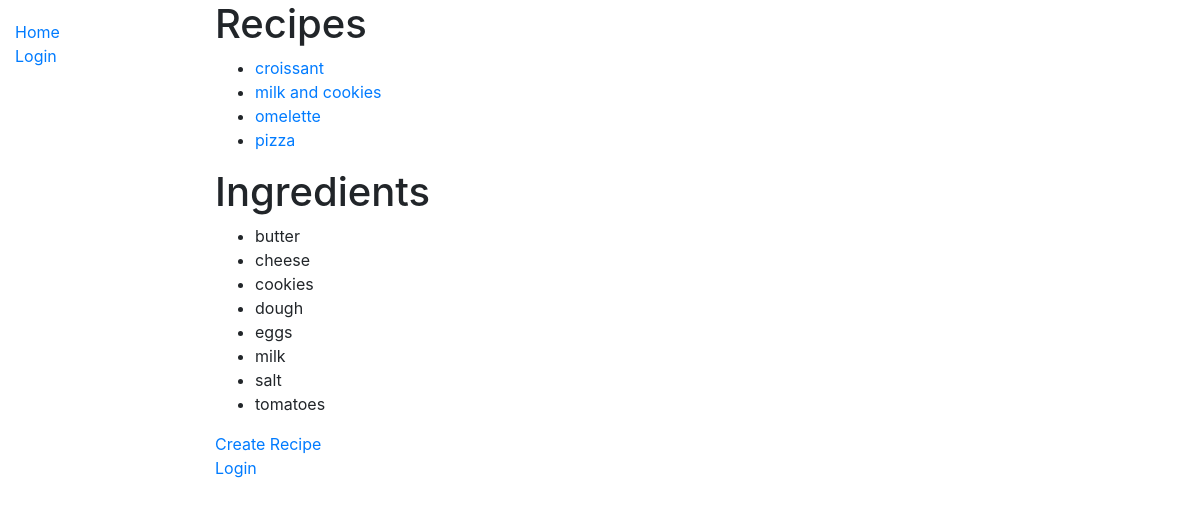
The page / on the database its author committed.
### recipes/models.py (models this page shows, shortened)
class Recipe(models.Model):
	name = models.CharField(max_length=50, unique=True)
	likes = models.IntegerField(default=0)
	cuisine = models.CharField(max_length=50, default='world')
	slug = models.SlugField(unique=True)
	ingredients = models.ManyToManyField(
		Ingredient,
		through='RecipeItem',
		related_name='recipes')
	users = models.ManyToManyField(
		User,
		through='UserRecipe',
		related_name='recipes',
		blank=True)
	class Meta:
		ordering = ('name',)

class Ingredient(models.Model):
	SPRING = 'SP'
	SUMMER = 'SU'
	FALL = 'FA'
	WINTER = 'WI'
	ALL_SEASONS = 'AS'
	SEASONALITY_CHOICES = [
		(SPRING, 'Spring'),
		(SUMMER, 'Summer'),
		(FALL, 'Fall'),
		(WINTER, 'Winter'),
		(ALL_SEASONS, 'All seasons'),
	]
	name = models.CharField(max_length=30, unique=True)
	seasonality = models.CharField(
		max_length=30,
		choices=SEASONALITY_CHOICES,
		default=ALL_SEASONS)
	class Meta:
		ordering = ('name',)

### recipes/views.py (the view)
# urls.py: path('', views.RecipeIndexView.as_view(), name='index'),
class RecipeIndexView(ListView):
	model = Recipe
	template_name = 'recipes/index.html'
	context_object_name = 'recipe_list' # same as default, but made explicit for greater clarity
	def get_context_data(self, **kwargs):
		context = super().get_context_data(**kwargs)
		context['ingredients_list'] = Ingredient.objects.all()
		return context

### templates/recipes/index.html
{% extends "base_generic.html" %}
{% block content %}
<body>
	<div>
		<h1>Recipes</h1>
		{% if recipe_list %}
		<ul>
			{% for recipe in recipe_list %}
			<li><a href="/recipes/{{recipe.slug}}/">{{ recipe.name }}</a></li>
			{% endfor %}
		</ul>
		{% else %}
			No recipes currently in database.
		{% endif %}
	</div>
	<div>
		<h1>Ingredients</h1>
		{% if ingredients_list %}
		<ul>
			{% for ingredient in ingredients_list %}
			<li>{{ ingredient.name }}</li>
			{% endfor %}
		</ul>
		{% else %}
			No ingredients currently in database.
		{% endif %}
	</div>
	<div>
		<a href="/recipes/create_recipe/">Create Recipe</a>
	</div>
	<div>
		<a href="/accounts/login">Login</a>
	</div>
</body>
{% endblock %}

### rows shown on the page
Recipe: name "croissant"
Recipe: name "milk and cookies"
Recipe: name "omelette"
Recipe: name "pizza"
Ingredient: name "butter"
Ingredient: name "cheese"
Ingredient: name "cookies"
Ingredient: name "dough"
Ingredient: name "eggs"
Ingredient: name "milk"
Ingredient: name "salt"
Ingredient: name "tomatoes"
